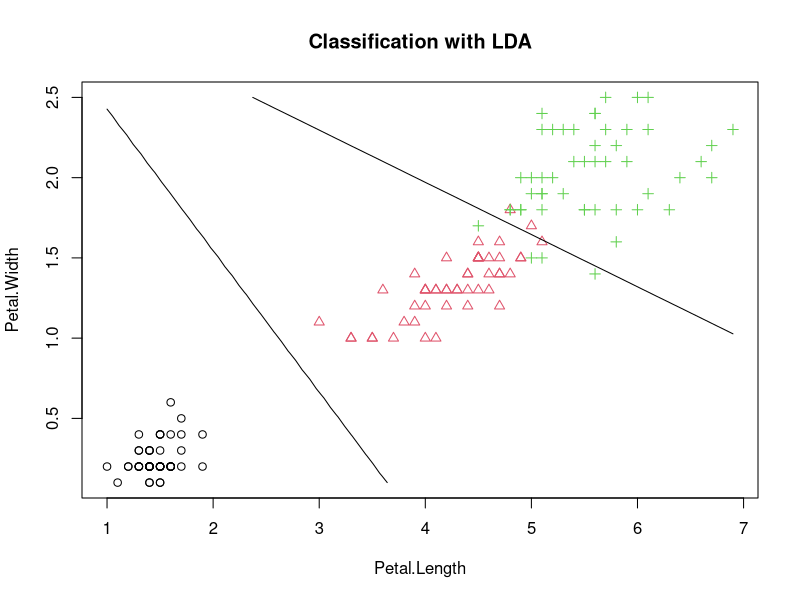
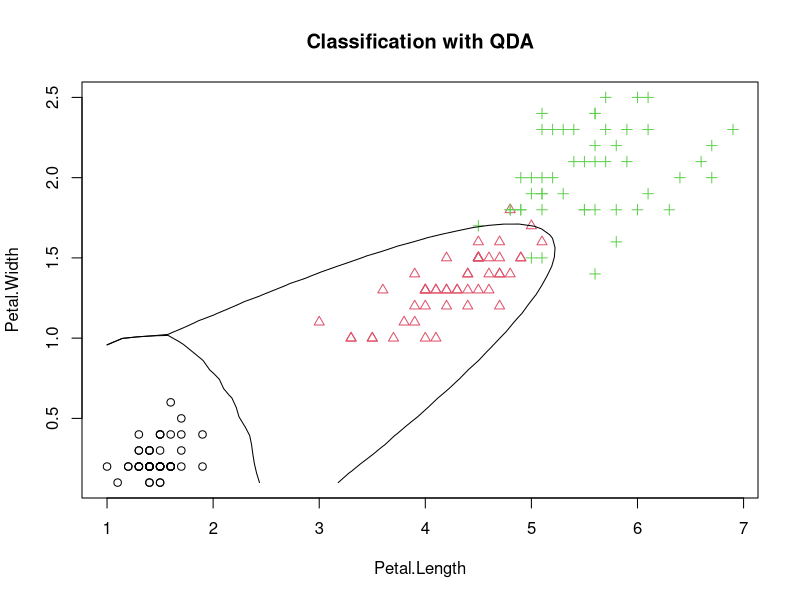
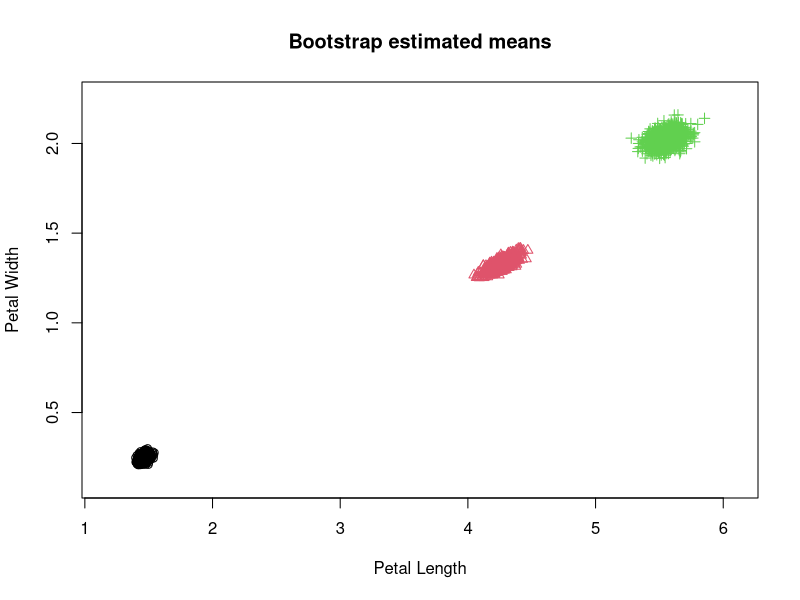
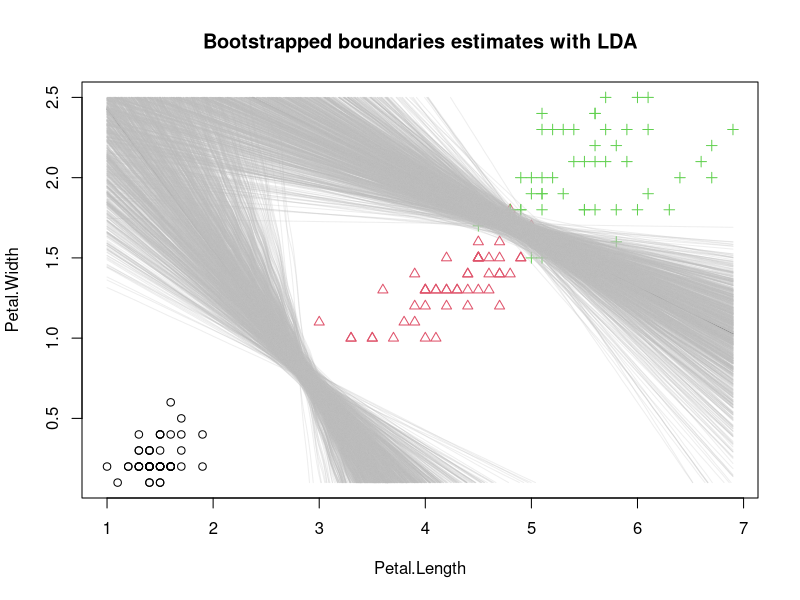
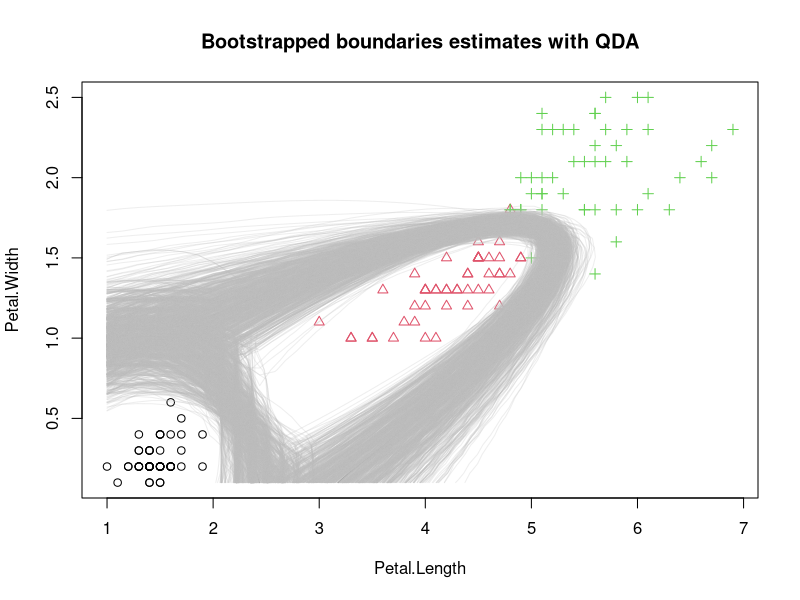
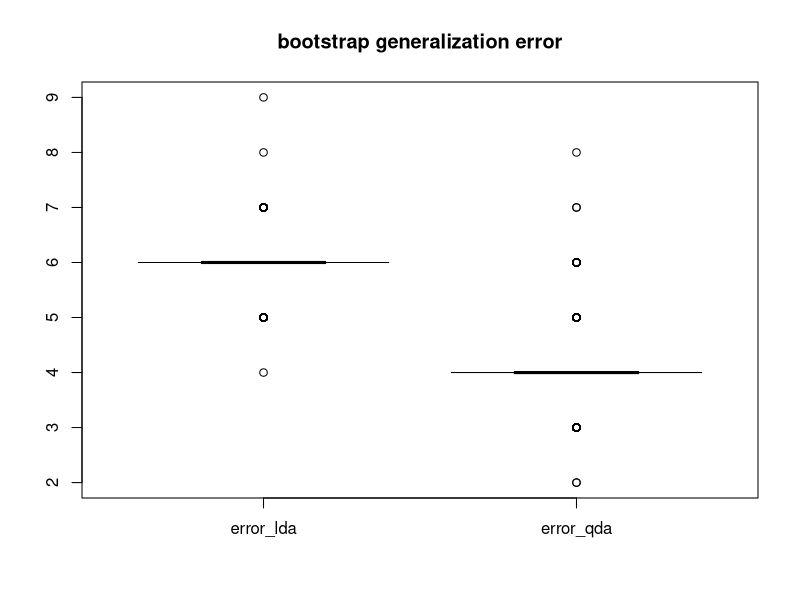
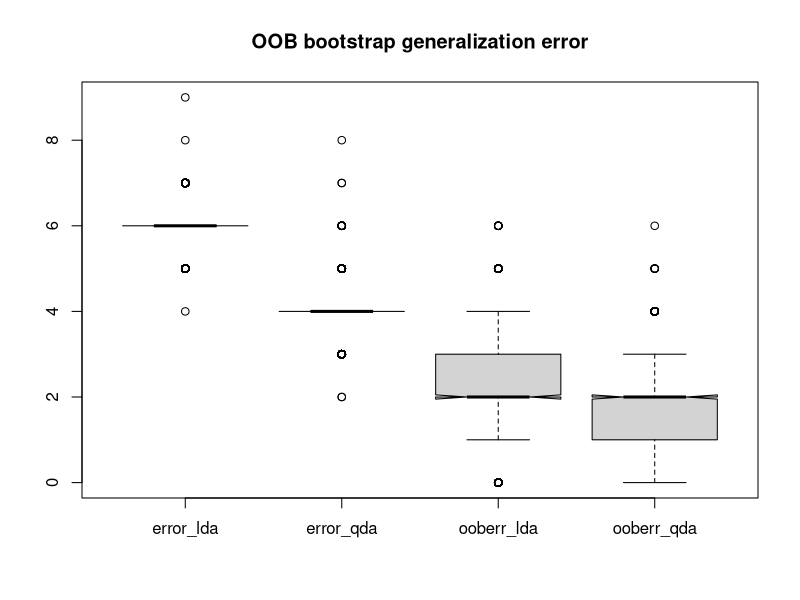

Write R code to recreate these figures, in order.
## ---- chunk 1
knitr::opts_chunk$set(echo = TRUE)
## ---- chunk 2
summary(iris)
Iris <- iris[,c("Petal.Length", "Petal.Width", "Species")]
grIris <- as.integer(Iris[,"Species"])
set.seed(16)
# install.packages("MASS")
library(MASS)
n <- nrow(Iris)
## ---- chunk 3
## Utility functiom for plotting boundaries
predplot <- function(object, x, gr = grIris, main = "", lines.only=FALSE,
                     len = 42, colcont = "black", ...)
{
  ##  gr : the true grouping/class vector
  stopifnot(length(gr) == nrow(x))
  xp <- seq(min(x[,1]), max(x[,1]), length=len)
  yp <- seq(min(x[,2]), max(x[,2]), length=len)
  grid <- expand.grid(xp, yp)
  colnames(grid) <- colnames(x)[-3]
  Z <- predict(object, grid, ...)
  zp <- as.numeric(Z$class)
  zp <- Z$post[,3] - pmax(Z$post[,2], Z$post[,1])
  if(!lines.only)
    plot(x[,1], x[,2], col =gr, pch = gr,
         main = main,xlab=colnames(x)[1],ylab=colnames(x)[2])
  contour(xp, yp, matrix(zp, len),
          add = TRUE, levels = 0, drawlabels = FALSE, col=colcont)
  zp <- Z$post[,1] - pmax(Z$post[,2], Z$post[,3])
  contour(xp, yp, matrix(zp, len),
          add = TRUE, levels = 0, drawlabels = FALSE, col=colcont)
}
## ---- chunk 4
## Use function lda to fit data
class_lda <- lda(Species~Petal.Length+Petal.Width, data=Iris)
## Use function predplot to plot the boundaries
predplot(class_lda, Iris, main="Classification with LDA")

## Use function qda to fit data
class_qda <- qda(Species~Petal.Length+Petal.Width, data=Iris)
## Use function predplot to plot the boundaries
predplot(class_qda, Iris, main="Classification with QDA")
## ---- chunk 5
## Bootstrap size
B <- 1000
## Create a random index matrix with either functions sample or sample.int to generate bootstrap
index <- matrix( sample(1:n, size=n*B, replace=T), nrow=n, ncol=B ) # each col is a bs sample
## Initialize the list for LDA nad QDA fits
fit_lda <- vector("list",B)
fit_qda <- vector("list",B)

## Use both methods on the bootstrap samples
for(i in 1:B) {
  ind <- index[,i] # ith BS sample
  fit_lda[[i]] <- lda(Species~Petal.Length+Petal.Width, data=Iris[ind,])
  fit_qda[[i]] <- qda(Species~Petal.Length+Petal.Width, data=Iris[ind,])
}
## ---- chunk 6
## Initialize the mu_hat bootstrap estimates (only for lda)
mu_hat_1 <- mu_hat_2 <- mu_hat_3 <- matrix(0,ncol=B,nrow=2) # for each mu(j,i), 2 estimates (lad/qda)
## Determine the mu_hat bootstrap estimates
for(i in 1:B){
  mu_hat_temp <- fit_lda[[i]]$means
  mu_hat_1[,i] <- mu_hat_temp[1,]
  mu_hat_2[,i] <- mu_hat_temp[2,]
  mu_hat_3[,i] <- mu_hat_temp[3,]
}
## ---- chunk 7
## Plot the boostrapped estimators
all_mu <- cbind(mu_hat_1, mu_hat_2, mu_hat_3)
xlim <- extendrange(all_mu[1,])
ylim <- extendrange(all_mu[2,])

plot(mu_hat_1[1,], mu_hat_1[2,], col=1, pch=1,
     xlim=xlim, ylim=ylim,
     xlab="Petal Length", ylab="Petal Width", main="Bootstrap estimated means")
points(mu_hat_2[1,], mu_hat_2[2,], col=2, pch=2)
points(mu_hat_3[1,], mu_hat_3[2,], col=3, pch=3)
## ---- chunk 8
## Plot the bootstrapped boundaries estimates with LDA
predplot(class_lda, Iris,
         main = "Bootstrapped boundaries estimates with LDA")
for(i in 1:B){
  fit <- fit_lda[[i]]
  predplot(fit, Iris, lines.only= TRUE, colcont=adjustcolor("gray", 0.25))
}



## Plot the bootstrapped boundaries estimates with QDA
predplot(class_qda, Iris,
         main= "Bootstrapped boundaries estimates with QDA")
for(i in 1:B){
  fit <- fit_qda[[i]]
  predplot(fit, Iris, lines.only= TRUE, colcont=adjustcolor("gray", 0.25))
}
## ---- chunk 9
## Initialize the errors

error_lda <- rep(0,B)
error_qda <- rep(0,B)

## Use the predict function to calculate the error
## Read help on predict.lda. Remember that logical
## FALSE/TRUE are treated as 0/1.

for(i in 1:B){
  fit_temp1 <- predict(fit_lda[[i]], newdata = Iris)$class
  error_lda[i] <- sum(fit_temp1!=Iris$Species)
  fit_temp2 <- predict(fit_qda[[i]], newdata = Iris)$class
  error_qda[i] <- sum(fit_temp2!=Iris$Species)
}

## Print the error
cat("Generalized error for LDA:",format(mean(error_lda),digits=4))
cat("Generalized error for QDA:",format(mean(error_qda),digits=4))


## Plot the boxplot of the errors
boxplot(cbind( error_lda, error_qda ), notch=T, main="bootstrap generalization error")
## ---- chunk 10
## Initialize the errors

ooberr_lda <- rep(0,B)
ooberr_qda <- rep(0,B)

## Use the predict function to calculate the error
## Read help on predict.lda. Remember that logical
## FALSE/TRUE are treated as 0/1.

for(i in 1:B){
  ind <- index[,i] # ith BS sample
  unseen <- Iris[-ind,]
  fit_temp1 <- predict(fit_lda[[i]], newdata = unseen)$class
  ooberr_lda[i] <- sum(fit_temp1!=unseen$Species)
  fit_temp2 <- predict(fit_qda[[i]], newdata = unseen)$class
  ooberr_qda[i] <- sum(fit_temp2!=unseen$Species)
}

## Print the error
cat("OOB Generalized error for LDA:",format(mean(ooberr_lda),digits=4))
cat("OOB Generalized error for QDA:",format(mean(ooberr_qda),digits=4))


## Plot the boxplot of the errors
boxplot(cbind( error_lda, error_qda, ooberr_lda, ooberr_qda ), notch=T, main="OOB bootstrap generalization error")
